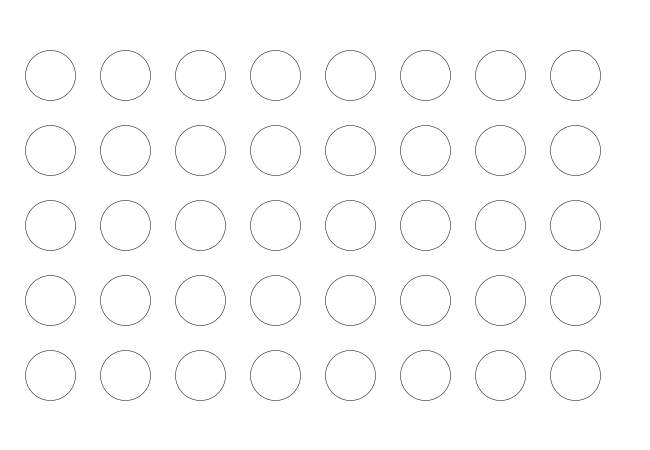
Frame 1 (no input)
Frame 60 (the mouse pressed at the canvas centre just before this capture): identical to frame 1, image omitted
Frame 120 (the mouse held since frame 60 and released just before this capture): identical to frame 1, image omitted

The Processing sketch that drew this single still picture (run headless with seeded random() and noise(); from frame 60 on, the mouse is pressed at the canvas centre):

// Processing sketch: e_Interaction_01
// ── e_Interaction_01.pde
/* 
 --------------------------
 ** PLEASE READ INFO TAB **
 --------------------------
 
 */

/////////////////////////// GLOBALS ////////////////////////////

int circleDiameter;
int xInterval, yInterval;
float thickness;

/////////////////////////// SETUP ////////////////////////////

void setup() {
  size(650, 450);
  background(255);
  smooth();
  noFill();
  circleDiameter = 50;
  xInterval = 75;
  yInterval = 75;
  thickness = 0.5;
}

/////////////////////////// DRAW ////////////////////////////
void draw() {
  background(255);


  for (int y = 75; y < height-50; y += yInterval) {       
    for (int x = 50; x < width-50; x += xInterval) {        
      stroke(0);
      strokeWeight( thickness );
      
      ellipse( x, y, circleDiameter, circleDiameter);
    }
  }
}

/////////////////////////// FUNCTIONS ////////////////////////////
// SOME KEY INTERACTIONS THAT ENABLE US TO CHANGE OUR VARIABLES
// AND THEREFORE CHANGE OUR VISUAL IN REAL TIME

void keyPressed() {
  // Increase the size of our cirlces
  if (key == '+') {
    circleDiameter += 2;
  }
  
  // Decrease the size of our cirlces
  if (key == '-') {
    circleDiameter -= 2;
  }

  // Increase the y interval of our grid
  if (keyCode == UP) {
    yInterval += 2;
  }

  // Decrease the y interval of our grid
  if (keyCode == DOWN) {
    yInterval -= 2;
  }

  // Increase the x interval of our grid
  if (keyCode == RIGHT) {
    xInterval += 2;
  }
  
   // Decrease the x interval of our grid
  if (keyCode == LEFT) {
    xInterval -= 2;
  }
  
  // Increase the x interval of our grid
  if (key == 'w') {
    thickness += 0.5;
  }
  
   // Decrease the x interval of our grid
  if (key == 'x') {
    thickness -= 0.5;
  }
}


// ── INFO.pde
/*

/////////////////////////////////
DESSINES MOI DES BOUCLES FOR EVER
WORKSHOP FREE ART BUREAU 08.11.14
/////////////////////////////////

--------------------------
Sketch : e_Interaction_01
--------------------------

This sketch demonstrates some possible
interactions that enable us to observe
and discover other visual effects :

- KEYS '+' & '-' increase/decrease size of circles
- KEYS 'UP' & 'DOWN' increase/decrease y interval
- KEYS 'RIGHT' & 'LEFT' increase/decrease x interval   
- KEYS 'w' & 'x' increase/decrease contour thickness


************************
FREE ART BUREAU INFO
http://freeartbureau.org

******************************** END


*NB

----------------------------------------------
*/
